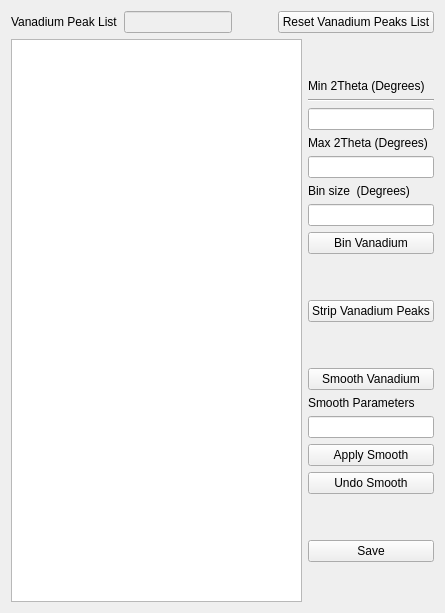
          <widget class="QWidget" name="tab_4">
           <attribute name="title">
            <string>Vanadium</string>
           </attribute>
           <layout class="QGridLayout" name="gridLayout_5">
            <item row="0" column="0">
             <layout class="QVBoxLayout" name="verticalLayout_5">
              <item>
               <layout class="QHBoxLayout" name="horizontalLayout_15">
                <item>
                 <widget class="QLabel" name="label_2">
                  <property name="text">
                   <string>Vanadium Peak List</string>
                  </property>
                 </widget>
                </item>
                <item>
                 <widget class="QLineEdit" name="lineEdit_stripVPeaks">
                  <property name="enabled">
                   <bool>false</bool>
                  </property>
                 </widget>
                </item>
                <item>
                 <spacer name="horizontalSpacer_12">
                  <property name="orientation">
                   <enum>Qt::Horizontal</enum>
                  </property>
                  <property name="sizeType">
                   <enum>QSizePolicy::Preferred</enum>
                  </property>
                  <property name="sizeHint" stdset="0">
                   <size>
                    <width>40</width>
                    <height>20</height>
                   </size>
                  </property>
                 </spacer>
                </item>
                <item>
                 <widget class="QPushButton" name="pushButton_resetVanPeakList">
                  <property name="text">
                   <string>Reset Vanadium Peaks List</string>
                  </property>
                 </widget>
                </item>
               </layout>
              </item>
              <item>
               <layout class="QHBoxLayout" name="horizontalLayout_11">
                <item>
                 <widget class="QGraphicsView" name="graphicsView_vanPeaks">
                  <property name="sizePolicy">
                   <sizepolicy hsizetype="Expanding" vsizetype="Expanding">
                    <horstretch>0</horstretch>
                    <verstretch>0</verstretch>
                   </sizepolicy>
                  </property>
                 </widget>
                </item>
                <item>
                 <layout class="QVBoxLayout" name="verticalLayout_6">
                  <item>
                   <spacer name="verticalSpacer_9">
                    <property name="orientation">
                     <enum>Qt::Vertical</enum>
                    </property>
                    <property name="sizeType">
                     <enum>QSizePolicy::Preferred</enum>
                    </property>
                    <property name="sizeHint" stdset="0">
                     <size>
                      <width>20</width>
                      <height>40</height>
                     </size>
                    </property>
                   </spacer>
                  </item>
                  <item>
                   <widget class="QLabel" name="label_3">
                    <property name="sizePolicy">
                     <sizepolicy hsizetype="Minimum" vsizetype="Preferred">
                      <horstretch>0</horstretch>
                      <verstretch>0</verstretch>
                     </sizepolicy>
                    </property>
                    <property name="text">
                     <string>Min 2Theta (Degrees)</string>
                    </property>
                   </widget>
                  </item>
                  <item>
                   <widget class="Line" name="line">
                    <property name="orientation">
                     <enum>Qt::Horizontal</enum>
                    </property>
                   </widget>
                  </item>
                  <item>
                   <widget class="QLineEdit" name="lineEdit_min2Theta">
                    <property name="sizePolicy">
                     <sizepolicy hsizetype="Minimum" vsizetype="Fixed">
                      <horstretch>0</horstretch>
                      <verstretch>0</verstretch>
                     </sizepolicy>
                    </property>
                   </widget>
                  </item>
                  <item>
                   <widget class="QLabel" name="label_4">
                    <property name="text">
                     <string>Max 2Theta (Degrees)</string>
                    </property>
                   </widget>
                  </item>
                  <item>
                   <widget class="QLineEdit" name="lineEdit_max2Theta">
                    <property name="sizePolicy">
                     <sizepolicy hsizetype="Minimum" vsizetype="Fixed">
                      <horstretch>0</horstretch>
                      <verstretch>0</verstretch>
                     </sizepolicy>
                    </property>
                   </widget>
                  </item>
                  <item>
                   <widget class="QLabel" name="label_5">
                    <property name="sizePolicy">
                     <sizepolicy hsizetype="Minimum" vsizetype="Preferred">
                      <horstretch>0</horstretch>
                      <verstretch>0</verstretch>
                     </sizepolicy>
                    </property>
                    <property name="text">
                     <string>Bin size  (Degrees)</string>
                    </property>
                   </widget>
                  </item>
                  <item>
                   <widget class="QLineEdit" name="lineEdit_binsize2Theta">
                    <property name="sizePolicy">
                     <sizepolicy hsizetype="Minimum" vsizetype="Fixed">
                      <horstretch>0</horstretch>
                      <verstretch>0</verstretch>
                     </sizepolicy>
                    </property>
                   </widget>
                  </item>
                  <item>
                   <widget class="QPushButton" name="pushButton_rebin2Theta">
                    <property name="text">
                     <string>Bin Vanadium</string>
                    </property>
                   </widget>
                  </item>
                  <item>
                   <spacer name="verticalSpacer_8">
                    <property name="orientation">
                     <enum>Qt::Vertical</enum>
                    </property>
                    <property name="sizeType">
                     <enum>QSizePolicy::Preferred</enum>
                    </property>
                    <property name="sizeHint" stdset="0">
                     <size>
                      <width>20</width>
                      <height>40</height>
                     </size>
                    </property>
                   </spacer>
                  </item>
                  <item>
                   <widget class="QPushButton" name="pushButton_stripVanPeaks">
                    <property name="text">
                     <string>Strip Vanadium Peaks</string>
                    </property>
                   </widget>
                  </item>
                  <item>
                   <spacer name="verticalSpacer_21">
                    <property name="orientation">
                     <enum>Qt::Vertical</enum>
                    </property>
                    <property name="sizeType">
                     <enum>QSizePolicy::Minimum</enum>
                    </property>
                    <property name="sizeHint" stdset="0">
                     <size>
                      <width>20</width>
                      <height>40</height>
                     </size>
                    </property>
                   </spacer>
                  </item>
                  <item>
                   <layout class="QVBoxLayout" name="verticalLayout_14">
                    <item>
                     <widget class="QPushButton" name="pushButton_smoothVanData">
                      <property name="text">
                       <string>Smooth Vanadium</string>
                      </property>
                     </widget>
                    </item>
                    <item>
                     <widget class="QLabel" name="label_20">
                      <property name="sizePolicy">
                       <sizepolicy hsizetype="Minimum" vsizetype="Preferred">
                        <horstretch>0</horstretch>
                        <verstretch>0</verstretch>
                       </sizepolicy>
                      </property>
                      <property name="text">
                       <string>Smooth Parameters</string>
                      </property>
                     </widget>
                    </item>
                    <item>
                     <widget class="QLineEdit" name="lineEdit_smoothParams">
                      <property name="sizePolicy">
                       <sizepolicy hsizetype="Minimum" vsizetype="Fixed">
                        <horstretch>0</horstretch>
                        <verstretch>0</verstretch>
                       </sizepolicy>
                      </property>
                     </widget>
                    </item>
                    <item>
                     <widget class="QPushButton" name="pushButton_applySmooth">
                      <property name="text">
                       <string>Apply Smooth</string>
                      </property>
                     </widget>
                    </item>
                    <item>
                     <widget class="QPushButton" name="pushButton_undoSmooth">
                      <property name="text">
                       <string>Undo Smooth</string>
                      </property>
                     </widget>
                    </item>
                   </layout>
                  </item>
                  <item>
                   <spacer name="verticalSpacer_22">
                    <property name="orientation">
                     <enum>Qt::Vertical</enum>
                    </property>
                    <property name="sizeType">
                     <enum>QSizePolicy::Preferred</enum>
                    </property>
                    <property name="sizeHint" stdset="0">
                     <size>
                      <width>20</width>
                      <height>40</height>
                     </size>
                    </property>
                   </spacer>
                  </item>
                  <item>
                   <widget class="QPushButton" name="pushButton_saveVanRun">
                    <property name="toolTip">
                     <string>&lt;html&gt;&lt;head/&gt;&lt;body&gt;&lt;p&gt;Save vanadium data for normalization. &lt;/p&gt;&lt;p&gt;If 'Apply Smooth' is pushed, then the smoothed data will be saved. &lt;/p&gt;&lt;/body&gt;&lt;/html&gt;</string>
                    </property>
                    <property name="text">
                     <string>Save</string>
                    </property>
                   </widget>
                  </item>
                  <item>
                   <spacer name="verticalSpacer_7">
                    <property name="orientation">
                     <enum>Qt::Vertical</enum>
                    </property>
                    <property name="sizeType">
                     <enum>QSizePolicy::MinimumExpanding</enum>
                    </property>
                    <property name="sizeHint" stdset="0">
                     <size>
                      <width>20</width>
                      <height>40</height>
                     </size>
                    </property>
                   </spacer>
                  </item>
                 </layout>
                </item>
               </layout>
              </item>
             </layout>
            </item>
           </layout>
          </widget>
